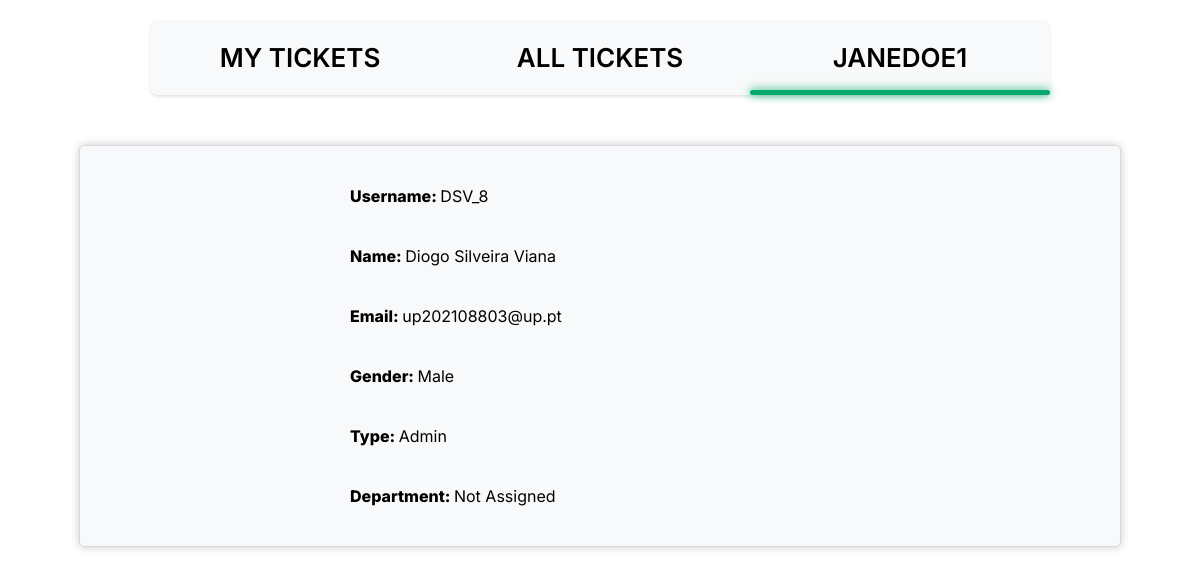
/pages/profile_viewer.php?id=5 (signed in), run on an earlier commit of the app's database.
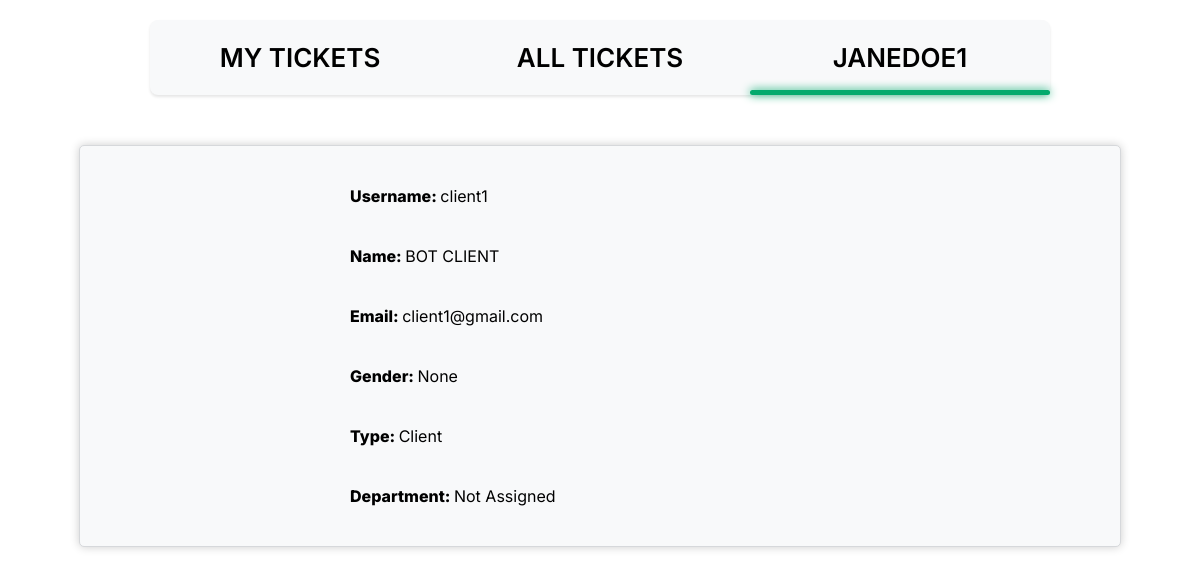
And on a later commit of the database.
### tables this page shows
CREATE TABLE USER (
    user_id INTEGER PRIMARY KEY AUTOINCREMENT,
    department_id INT,
    name VARCHAR(255) NOT NULL,
    username VARCHAR(8) NOT NULL UNIQUE,
    email VARCHAR(255) NOT NULL UNIQUE,
    password VARCHAR(255) NOT NULL,
    type VARCHAR(10) NOT NULL DEFAULT 'Client' CHECK (type = 'Agent' OR type = 'Admin' OR type = 'Client'),
    gender VARCHAR(10) DEFAULT 'None' CHECK(gender = 'Male' or gender = 'Female' or gender = 'Other' or gender = 'None'),
    FOREIGN KEY(department_id) REFERENCES DEPARTMENT(department_id) ON DELETE CASCADE ON UPDATE CASCADE
);

### database/compareID.php (called while the page is built, shortened)
<?php
    $isUser = false;
?>

### database/fetchUser.php (called while the page is built)
<?php
    include 'connection.php';
    $stmt = $db -> prepare('SELECT * FROM User WHERE user_id = :user_id');
    $stmt -> bindParam(':user_id', $userid);
    $stmt -> execute();
    $row = $stmt -> fetch();
    include 'getUserDepartment.php';
?>

### database/getUserDepartment.php (called while the page is built)
<?php
    if(!empty($row['department_id']) && is_numeric($row['department_id'])){
        $stmt2 = $db -> prepare('SELECT name FROM Department WHERE department_id = :department_id');
        $stmt2 -> bindParam(':department_id', $row['department_id']);
        $stmt2 -> execute();
        $row2 = $stmt2 -> fetch();
        $department = $row2['name'];
    }
    else{
        $department = 'Not Assigned';
    }
?>

### pages/profile_viewer.php (the view, shortened to what the changed rows need)
<?php
    include '../database/checkSession.php';
    include '../database/compareID.php';
?>
<!DOCTYPE html>
<html lang="en-US">
    <head>
        <link href="../css/profile_viewer.css" rel="stylesheet">
    </head>
    <body>
            <div class="box">
                <?php if($isUser){
                    echo '<div class="editarea">';
                    echo '<span id="edit"><a href="profile_edit.php?id=' . $_SESSION['user_id'] . '">Edit</a></span>';
                    if($_SESSION['type'] == 'Admin'){
                        echo '<span><a class="system" href="system.php">System</a></span>';
                    }
                    echo '</div>';
                    echo '<div class="labels">
                        <label for="username">Username: <strong>' . $_SESSION['username'] . '</strong></label>
                        <br><br>
                        <label for="name">Name: <strong>' . $_SESSION['name'] . '</strong></label>
                        <br><br>
                        <label for="email">Email: <strong>' . $_SESSION['email'] . '</strong></label>
                        <br><br>
                        <label for="gender">Gender: <strong>' . $_SESSION['gender'] . '</strong></label>
                        <br><br>
                        <label for="type">Type: <strong>' . $_SESSION['type'] . '</strong></label>
                        <br><br>
                        <label for="department">Department: <strong>' . $_SESSION['department'] . '</strong></label>
                        <br><br>
                    </div>
                    <form name="logout" action="../database/logout.php" method="post">
                        <input type="hidden" name="csrf" value="' . $_SESSION['csrf'] . '">
                        <div class="buttons">
                            <button type="submit" class="logoutbtn">Logout</button>
                        </div>
                    </form>';
                }
                else{
                    if(is_numeric($_GET['id'])){
                        $userid = $_GET['id'];
                    }
                    else{
                        header('Location:../pages/my_tickets.php');
                    }
                    include '../database/fetchUser.php';
                    echo '<br>
                    <div class="labels">
                        <label for="username">Username: <strong>' . $row['username'] . '</strong></label>
                        <br><br>
                        <label for="name">Name: <strong>' . $row['name'] . '</strong></label>
                        <br><br>
                        <label for="email">Email: <strong>' . $row['email'] . '</strong></label>
                        <br><br>
                        <label for="gender">Gender: <strong>' . $row['gender'] . '</strong></label>
                        <br><br>';
                    if($_SESSION['type'] == 'Admin'){
                        switch($row['type']){
                            case 'Client':
                                echo '<div class="divtype"><label for="type">Type: <strong>' . $row['type'] . '</strong></label><br><br>';
                                echo '<a class="promote" href="../database/typeChanger.php?id=' . $_GET['id'] . '&type=Agent">Promote</a></div>';
                                echo '<br><br>';
                                break;
                            case 'Agent':
                                echo '<div class="divtype"><label for="type">Type: <strong>' . $row['type'] . '</strong></label><br><br>';
                                echo '<a class="promote" href="../database/typeChanger.php?id=' . $_GET['id'] . '&type=Admin">Promote</a><a class="demote" href="../database/typeChanger.php?id=' . $_GET['id'] . '&type=Client">Demote</a></div>';
                                echo '<br><br>';
                                break;
                            case 'Admin':
                                echo '<div class="divtype"><label for="type">Type: <strong>' . $row['type'] . '</strong></label><br><br>';
                                echo '<a class="demote" href="../database/typeChanger.php?id=' . $_GET['id'] . '&type=Agent">Demote</a></div>';
                                echo '<br><br>';
                                break;
                            default:
                                break;
                        }
                    }
                    else{
                        echo '<label for="type">Type: <strong>' . $row['type'] . '</strong></label>
                        <br><br>';
                    }
                    echo '<div class="departments">';
                    echo '<label for="department">Department: <strong>' . $department . '</strong></label>
                        <br><br>';
                    echo '</div></div>';
                }
                ?>
            </div>
    </body>
</html>

What changed in the data, as far as the page shows it:
changed user "Not Assigned": username "DSV_8" → "client1"; name "Diogo Silveira Viana" → "BOT CLIENT"; email "up202108803@up.pt" → "client1@gmail.com"; gender "Male" → "None"; type "Admin" → "Client"
